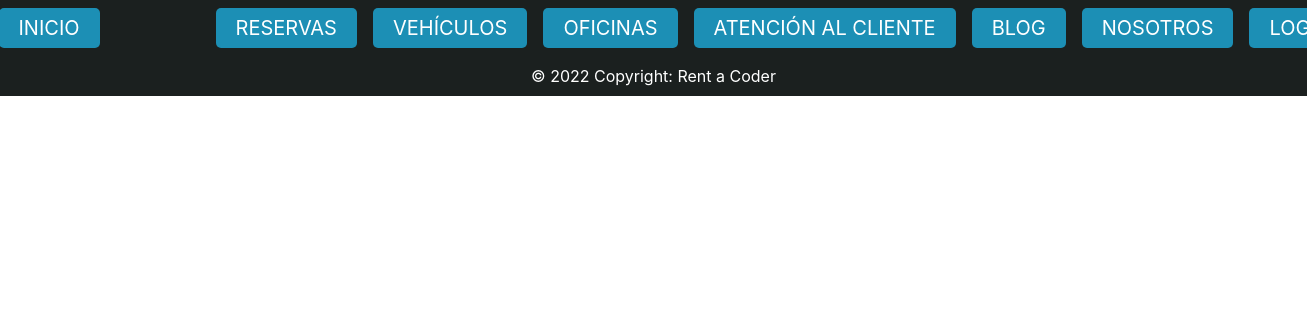
The page /blog/detail/23 on the database as committed earlier.
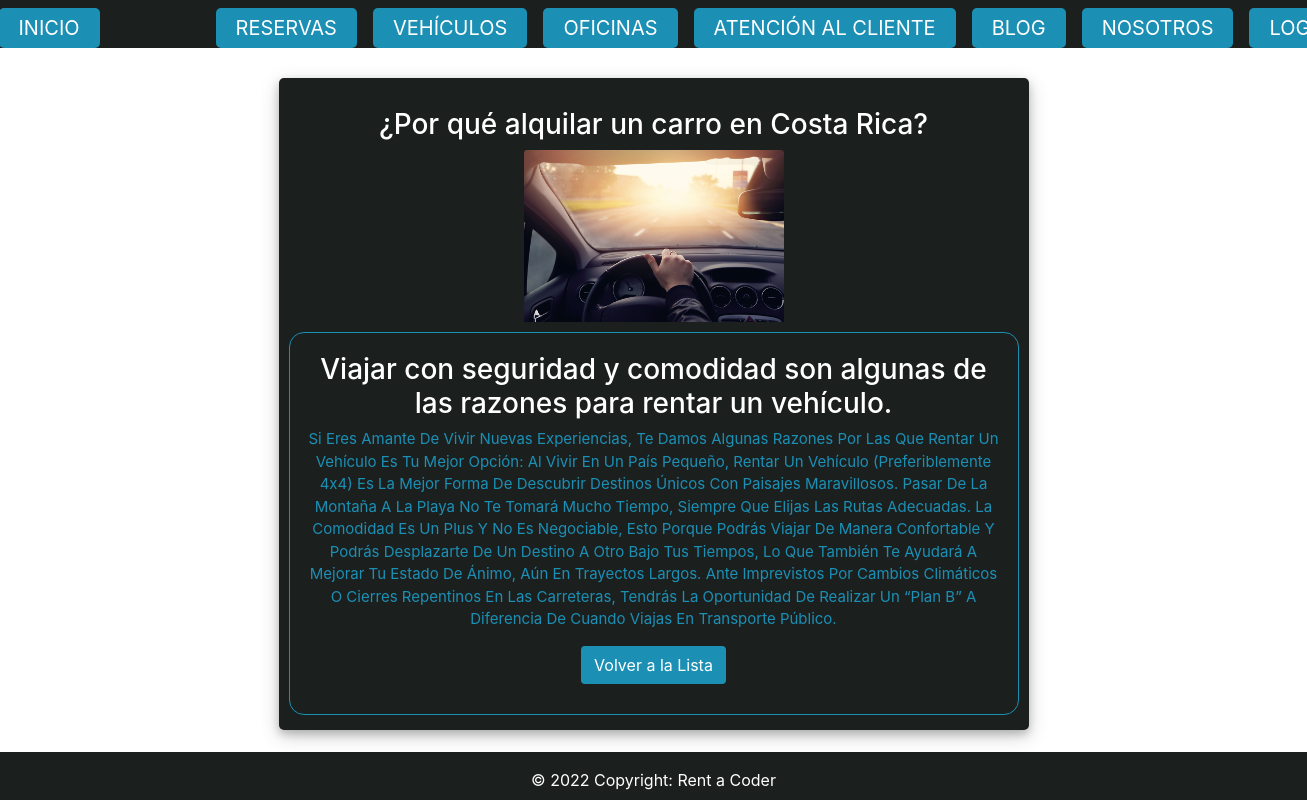
The same page on the database as committed later.
### App_Blog/models.py (models this page shows, shortened)
class Post(models.Model):
    categoria = models.CharField(max_length=50, null=True)
    titulo = models.CharField(max_length=50)
    sub_titulo = models.CharField(max_length=50)
    cuerpo = models.CharField(max_length=500)
    fecha = models.DateField(auto_now=False, auto_now_add=False)
    imagen = models.ImageField(upload_to='blog', blank=True, null=True)

### App_Blog/views.py (the view)
# urls.py: path('detail/<int:id>', PostDetail,  name='PostDetail'),
def PostDetail(request, id):
    posts     = Post.objects.filter(id=id)
    contexto = {"posts": posts}
    return render(request, "PostDetail.html", contexto)

### App_Blog/templates/PostDetail.html (shortened to what this page needs)
{% extends 'Main.html' %}
{% load static %}
{% block bloqueQueCambia %}
{% for post in posts %}
<div class="d-flex justify-content-center h-100">
    <div class="user_card">
        <div class="d-flex justify-content-center">
            <h3 id="form-title">{{post.titulo}}</h3>
        </div>
        <div class="container car-container">
            <img src="{{post.imagen.url}}" class="card-img-top" alt="imagen-auto">
        </div>
        <div class="justify-content-center form_container">
            <div class="row">
                <div class="col-md-12 col-sm-6">
                    <div class="our-team">
                        <h3 class="title-card">{{post.sub_titulo}}</h3>
                        <span class="post">{{post.cuerpo}}</span>
                        <a class="btn btn-details" href="{% url 'PostList' %}">Volver a la Lista</a>
                    </div>
                </div>
            </div>
        </div>
    </div>
</div>
{% endfor %}
{% endblock bloqueQueCambia %}

Rows that differ between the two databases and show on the page:
added Post: titulo "¿Por qué alquilar un carro en Costa Rica?", imagen (picture), sub_titulo "Viajar con seguridad y comodidad son algunas de las razones para rentar un vehículo.", cuerpo "Si Eres Amante De Vivir Nuevas Experiencias, Te Damos Algunas Razones Por Las Que Rentar Un Vehículo Es Tu Mejor Opción: Al Vivir En Un País Pequeño, Rentar Un Vehículo (Preferiblemente 4x4) Es La Mejor Forma De Descubrir Destinos Únicos Con Paisajes Maravillosos. Pasar De La Montaña A La Playa No Te Tomará Mucho Tiempo, Siempre Que Elijas Las Rutas Adecuadas. La Comodidad Es Un Plus Y No Es Negociable, Esto Porque Podrás Viajar De Manera Confortable Y Podrás Desplazarte De Un Destino A Otro Bajo Tus Tiempos, Lo Que También Te Ayudará A Mejorar Tu Estado De Ánimo, Aún En Trayectos Largos. Ante Imprevistos Por Cambios Climáticos O Cierres Repentinos En Las Carreteras, Tendrás La Oportunidad…"
